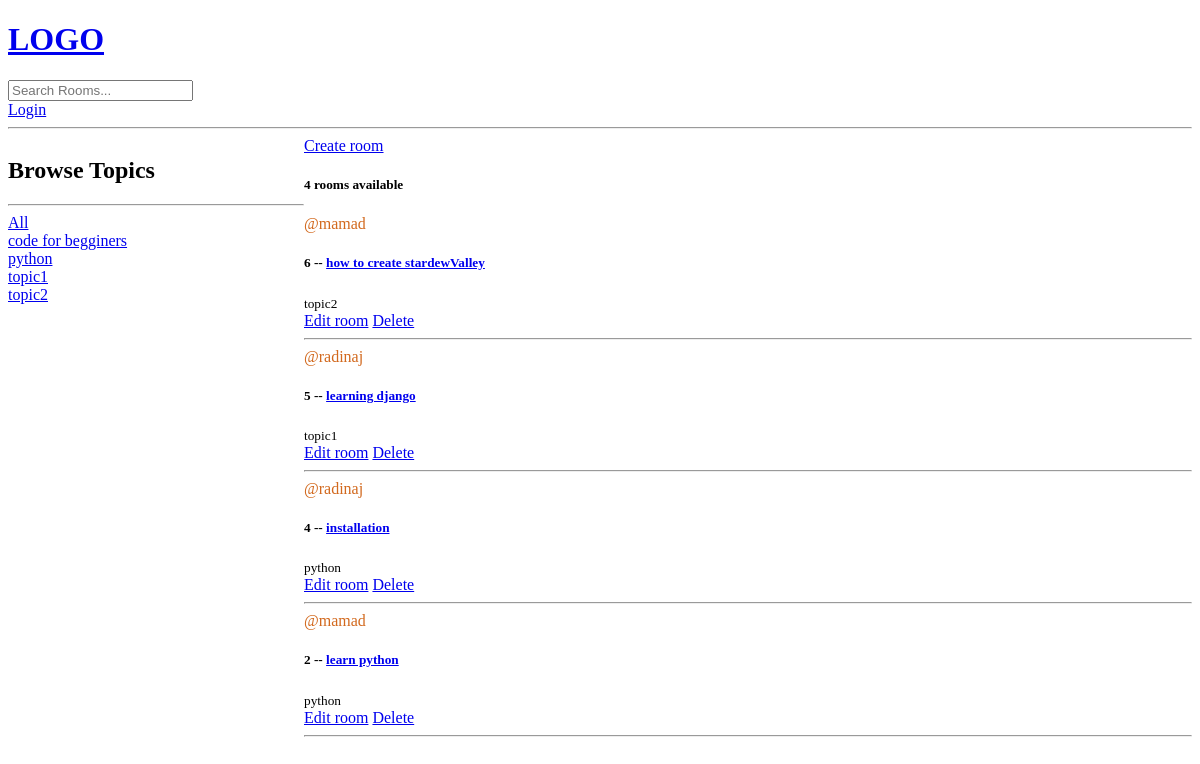
The app's page /, older data.
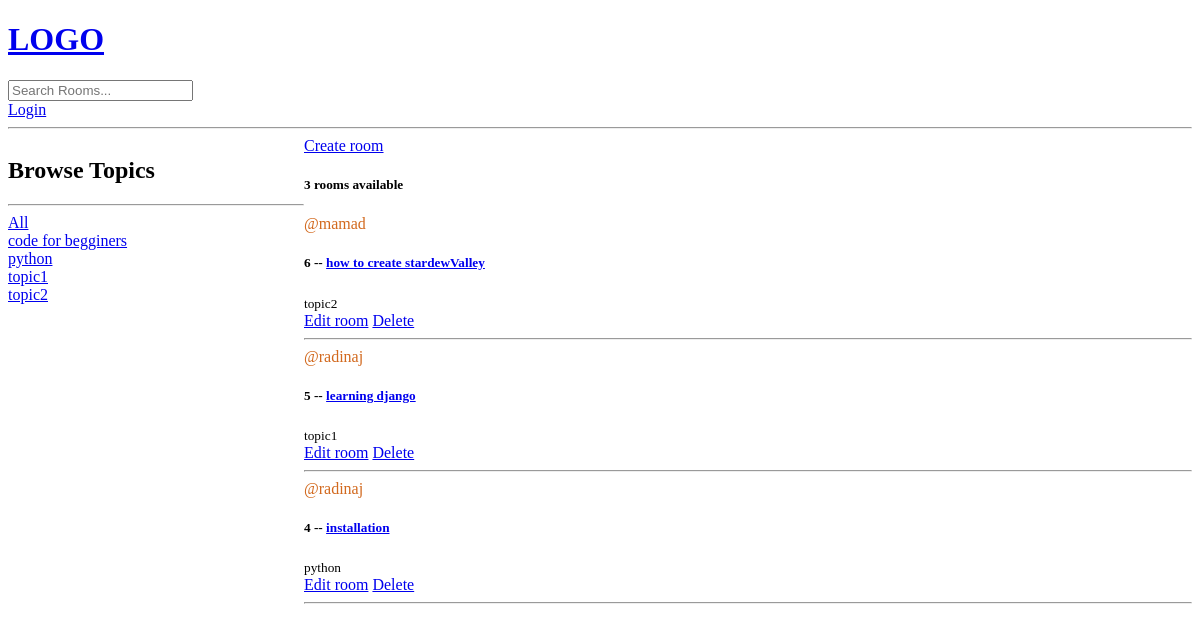
The same page, newer data.
### base/models.py (models this page shows, shortened)
class Topic (models.Model):
    name = models.CharField(max_length=200)
    def __str__(self):
        return self.name

class Room(models.Model):
    host = models.ForeignKey(User, on_delete=models.SET_NULL, null=True)
    topic = models.ForeignKey('Topic', on_delete=models.SET_NULL, null=True)
    name = models.CharField(max_length=200)
    description = models.TextField(null=True)
    updated = models.DateTimeField(auto_now=True)
    created = models.DateTimeField(auto_now_add=True)
    class Meta:
        ordering = ['-updated', '-created']

### base/views.py (the view)
# urls.py: path('', views.home, name="home"),
def home(request):
    q = request.GET.get('q') if request.GET.get('q') != None else ''
    rooms = Room.objects.filter(
        Q(topic__name__icontains=q) |
        Q(name__icontains=q) |
        Q(description__icontains=q)
        )
    room_count = rooms.count()
    topics = Topic.objects.all()
    context = {'rooms': rooms, 'topics':topics, 'room_count':room_count}
    return render(request, 'base/home.html', context)

### base/templates/base/home.html (shortened to what this page needs)
{% extends 'main.html' %} {% block content %}
<div class="home-container">
  <div>
    <h2>Browse Topics</h2>
    <hr />
    <div>
      <a href="{% url 'home' %}">All</a>
    </div>
    {% for topic in topics %}
    <div>
      <a href="{% url 'home' %}?q={{topic.name}}">{{topic.name}}</a>
    </div>
    {% endfor %}
  </div>
  <div>
    <a href="{% url 'create-room' %}">Create room</a>
    <div>
      <h5>{{room_count}} rooms available</h5>
      {% for room in rooms %}
      <div>
        <span style="color: chocolate">@{{room.host.username}}</span>
        <h5>
          {{room.id}} -- <a href="{% url 'room' room.id %}"> {{room.name}} </a>
        </h5>
        <small> {{room.topic}} </small>
        <br />
        <a href="{% url 'update-room' room.id %}">Edit room</a>
        <a href="{% url 'delete-room' room.id %}">Delete</a>
        <hr />
      </div>
      {% endfor %}
    </div>
  </div>
</div>
{% endblock %}

Row changes from the older to the newer data that the page shows:
removed Room: host.username "mamad", id "2", name "learn python", topic "python"
Text that changed along with them:
{{ room_count }}: "4" → "3"
